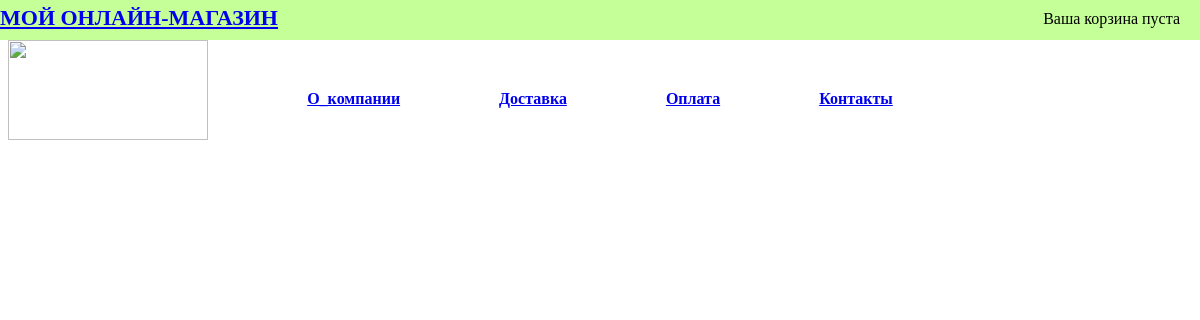
/payment/, run on an earlier commit of the app's database.
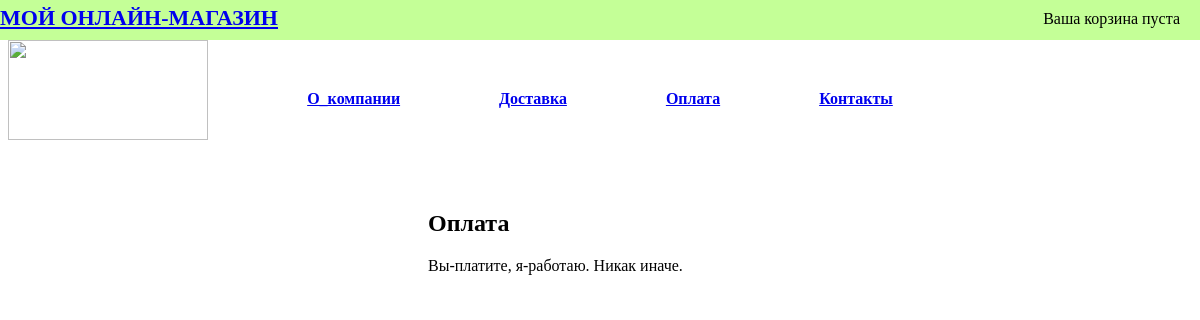
And on a later commit of the database.
### payment/models.py (models this page shows, shortened)
class Payment(models.Model):
    class Meta():
        verbose_name = 'Оплата'
        verbose_name_plural = 'Оплата'
    title = models.CharField(max_length=50, verbose_name='Заголовок')
    content = models.TextField(blank=True, verbose_name='Текст')

### payment/views.py (the view)
# urls.py: url(r'^payment/', show_payment, name='ShowPayment'),
def show_payment(request):
    payment = Payment.objects.all()
    return render(request, 'payment/payment.html', {
            'payment': payment,
    })

### cart/cart.py (called while the page is built)
    def __len__(self):
        return sum(item['quantity'] for item in self.cart.values())

### cart/context_processors.py (called while the page is built)
def cart(request):
    return {'cart': Cart(request)}

### templates/payment/payment.html (shortened to what this page needs)
{% extends 'catalog/base.html' %}
{% load static %}
{% block content %}
<body>
    <div class="information-block">
        {% for contact in payment %}
        <h1 class="information-title"> {{ contact.title }}</h1>
        <div class="information-text">
            {{ contact.content }}
        </div>
        {% endfor %}
    </div>
</body>
{% endblock %}

What changed in the data, as far as the page shows it:
added Payment: title "Оплата", content "Вы-платите, я-работаю. Никак иначе."
